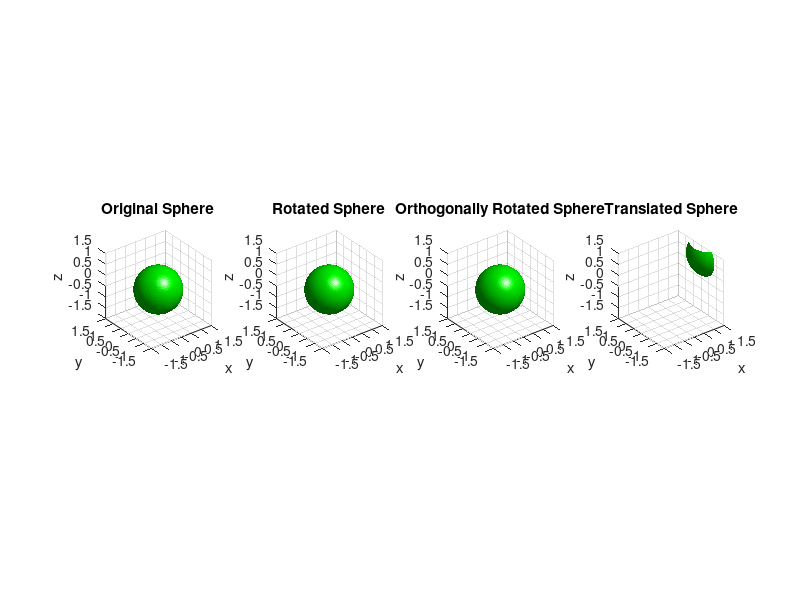

MATLAB code to generate this figure:
% Parameters for the sphere
radius = 1;
center = [0.1, 0.1, 0.1]; % Center of the sphere

% Generate points on a unit sphere
theta = linspace(0, 2*pi, 100);
phi = linspace(0, pi, 50);
[theta, phi] = meshgrid(theta, phi);

% Convert spherical coordinates to Cartesian coordinates
x_unit = cos(theta) .* sin(phi);
y_unit = sin(theta) .* sin(phi);
z_unit = cos(phi);

% Scale the unit sphere to the desired radius
x = radius * x_unit;
y = radius * y_unit;
z = radius * z_unit;

% Display the original sphere
figure;
subplot(1, 4, 1);
surf(x, y, z, 'FaceColor', 'g', 'EdgeColor', 'none');
title('Original Sphere');
xlabel('x'); ylabel('y'); zlabel('z');
axis vis3d equal;
view([-37.5, 30]);
camlight;
grid on;
xlim([-1.5, 1.5]);
ylim([-1.5, 1.5]);
zlim([-1.5, 1.5]);

% Rotation Matrix (around the y-axis)
theta_y = pi/4; % 45 degrees
R_y = [cos(theta_y) 0 sin(theta_y);
       0 1 0;
      -sin(theta_y) 0 cos(theta_y)];

% Apply rotation to points
rotated_points = R_y * [x(:)'; y(:)'; z(:)'];

% Reshape the points back to 3D coordinates
x_rotated = reshape(rotated_points(1, :), size(x));
y_rotated = reshape(rotated_points(2, :), size(y));
z_rotated = reshape(rotated_points(3, :), size(z));

% Display the rotated sphere
subplot(1, 4, 2);
surf(x_rotated, y_rotated, z_rotated, 'FaceColor', 'g', 'EdgeColor', 'none');
title('Rotated Sphere');
xlabel('x'); ylabel('y'); zlabel('z');
axis vis3d equal;
view([-37.5, 30]);
camlight;
grid on;
xlim([-1.5, 1.5]);
ylim([-1.5, 1.5]);
zlim([-1.5, 1.5]);

% Orthogonal Rotation Matrix (around the x-axis)
theta_x = pi/3; % 60 degrees
R_x = [1 0 0;
       0 cos(theta_x) -sin(theta_x);
       0 sin(theta_x) cos(theta_x)];

% Apply orthogonal rotation to points
ortho_rotated_points = R_x * rotated_points;

% Reshape the points back to 3D coordinates
x_ortho_rotated = reshape(ortho_rotated_points(1, :), size(x));
y_ortho_rotated = reshape(ortho_rotated_points(2, :), size(y));
z_ortho_rotated = reshape(ortho_rotated_points(3, :), size(z));

% Display the orthogonally rotated sphere
subplot(1, 4, 3);
surf(x_ortho_rotated, y_ortho_rotated, z_ortho_rotated, 'FaceColor', 'g', 'EdgeColor', 'none');
title('Orthogonally Rotated Sphere');
xlabel('x'); ylabel('y'); zlabel('z');
axis vis3d equal;
view([-37.5, 30]);
camlight;
grid on;
xlim([-1.5, 1.5]);
ylim([-1.5, 1.5]);
zlim([-1.5, 1.5]);

% Translation Vector
translation = [2; 0; 1];

% Apply translation to points
translated_points = ortho_rotated_points + translation;

% Reshape the points back to 3D coordinates
x_translated = reshape(translated_points(1, :), size(x));
y_translated = reshape(translated_points(2, :), size(y));
z_translated = reshape(translated_points(3, :), size(z));

% Display the translated sphere
subplot(1, 4, 4);
surf(x_translated, y_translated, z_translated, 'FaceColor', 'g', 'EdgeColor', 'none');
title('Translated Sphere');
xlabel('x'); ylabel('y'); zlabel('z');
axis vis3d equal;
view([-37.5, 30]);
camlight;
grid on;
xlim([-1.5, 1.5]);
ylim([-1.5, 1.5]);
zlim([-1.5, 1.5]);
